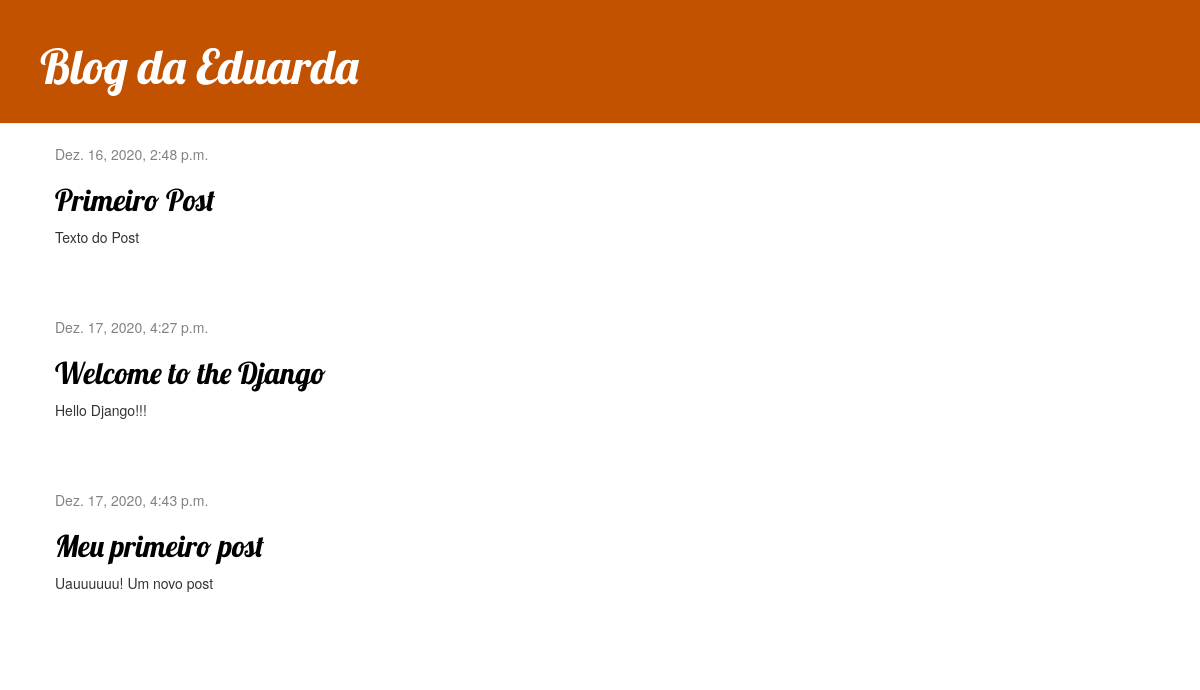
The page / on the database its author committed.
### blog/models.py (models this page shows, shortened)
class Post(models.Model):
    author = models.ForeignKey(settings.AUTH_USER_MODEL, on_delete=models.CASCADE)
    title = models.CharField(max_length=200)
    text = models.TextField()
    created_date = models.DateTimeField(default=timezone.now)
    published_date = models.DateTimeField(blank=True, null=True)

### blog/views.py (the view)
# urls.py: path('', views.post_list, name='post_list'),
def post_list(request):
    posts = Post.objects.filter(published_date__lte=timezone.now()).order_by('published_date')
    return render(request, 'blog/post_list.html', { 'posts': posts })

### blog/templates/blog/post_list.html
{% extends 'blog/base.html' %}
{% block content %}
    {% for post in posts %}
        <div class="post">
            <div class="date">
                {{ post.published_date }}
            </div>
            <h2><a href="{% url 'post_detail' pk=post.pk %}">{{ post.title }}</a></h2>
            <p>{{ post.text|linebreaksbr }}</p>
        </div>
    {% endfor %}
{% endblock %}

### blog/templates/blog/base.html (shortened to what this page needs)
{% load static %}
<html>
    <head>
        <link rel="stylesheet" href="//maxcdn.bootstrapcdn.com/bootstrap/3.2.0/css/bootstrap.min.css">
        <link rel="stylesheet" href="//maxcdn.bootstrapcdn.com/bootstrap/3.2.0/css/bootstrap-theme.min.css">
        <link rel="stylesheet" href="{% static 'css/blog.css' %}">
    </head>
    <body>
        <div class="page-header">
            <h1><a href="/">Blog da Eduarda</a></h1>
        </div>
        <div class="content container">
            <div class="row">
                <div class="col-md-8">
                    {% block content %}
                    {% endblock %}
                </div>
            </div>
        </div>
    </body>
</html>

### blog/static/css/blog.css (style rules this page uses)
h1 a, h2 a { color: #C25100; font-family: 'Lobster'; }
.page-header { background-color: #C25100; margin-top: 0; padding: 20px 20px 20px 40px; }
.page-header h1, .page-header h1 a, .page-header h1 a:visited, .page-header h1 a:active { color: #ffffff; font-size: 36pt; text-decoration: none; }
.content { margin-left: 40px; }
h1, h2, h3, h4 { font-family: 'Lobster', cursive; }
.date { color: #828282; }
.post { margin-bottom: 70px; }
.post h2 a, .post h2 a:visited { color: #000000; }

### rows shown on the page
Post: published_date "Dez. 16, 2020, 2:48 p.m.", title "Primeiro Post", text "Texto do Post"
Post: published_date "Dez. 17, 2020, 4:27 p.m.", title "Welcome to the Django", text "Hello Django!!!"
Post: published_date "Dez. 17, 2020, 4:43 p.m.", title "Meu primeiro post", text "Uauuuuuu! Um novo post"
